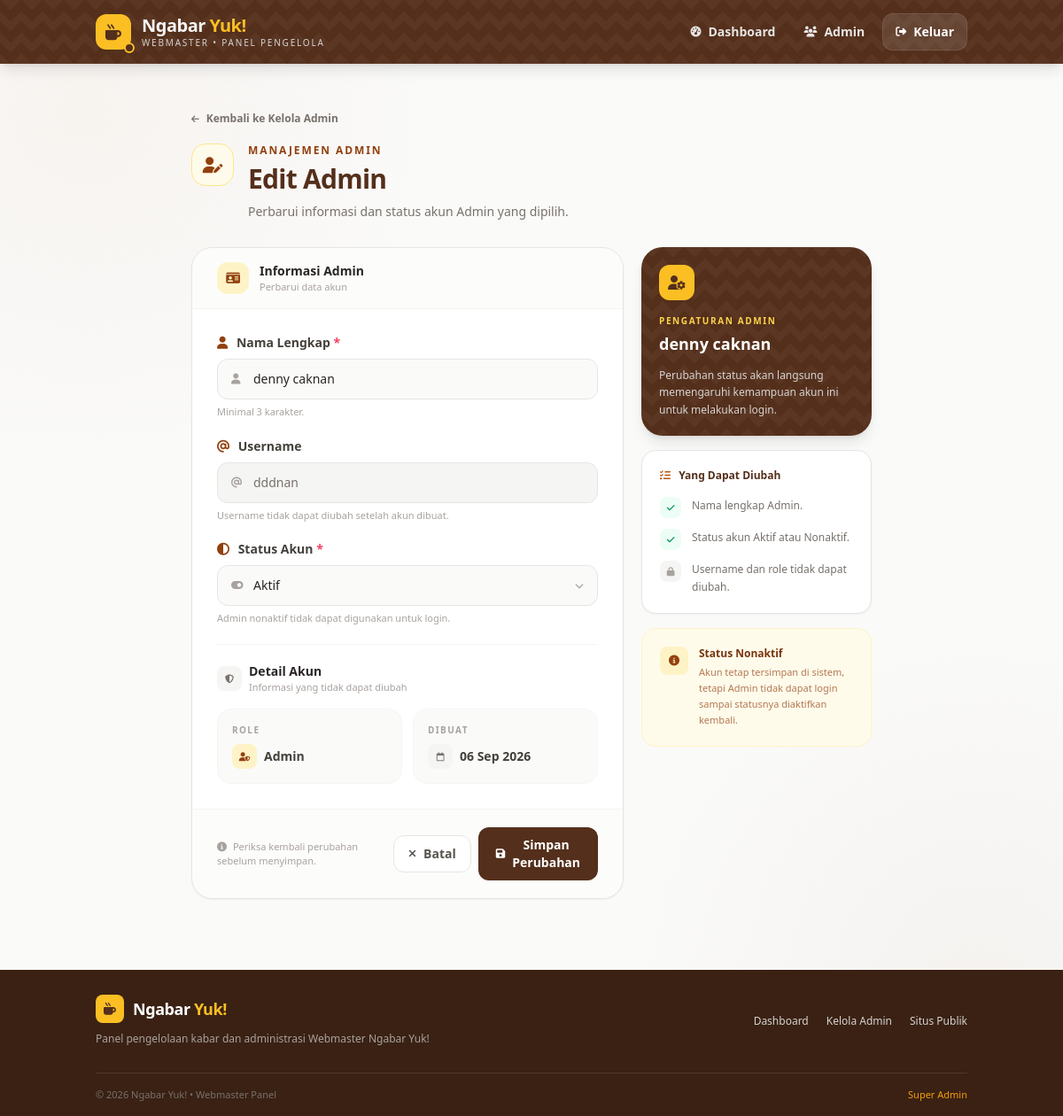
Screenshot of /webmasters/admin/update.php?id=3 (signed in) with the database file from the repository.
### tables this page shows
CREATE TABLE IF NOT EXISTS `users` (
  `id` int NOT NULL AUTO_INCREMENT,
  `nama` varchar(100) NOT NULL,
  `username` varchar(50) NOT NULL,
  `password` varchar(255) NOT NULL,
  `role` enum('admin','super_admin') NOT NULL DEFAULT 'admin',
  `status` enum('aktif','nonaktif') NOT NULL DEFAULT 'aktif',
  `created_at` timestamp NULL DEFAULT CURRENT_TIMESTAMP,
  PRIMARY KEY (`id`),
  UNIQUE KEY `username` (`username`)
);

### webmasters/admin/update.php (the view, shortened to what the rows shown need)
<?php
require_once '../../config.php';
$id = isset($_GET['id']) ? intval($_GET['id']) : 0;
$stmt = mysqli_prepare(
    $conn,
    "SELECT id, nama, username, role, status, created_at FROM users WHERE id = ? AND role = 'admin' LIMIT 1"
);
mysqli_stmt_bind_param($stmt, "i", $id);
mysqli_stmt_execute($stmt);
$result = mysqli_stmt_get_result($stmt);
$admin = mysqli_fetch_assoc($result);
?>
<!DOCTYPE html>
<html lang="id">
<head>
    <script src="https://cdn.tailwindcss.com"></script>
    <link rel="stylesheet"
        href="https://cdnjs.cloudflare.com/ajax/libs/font-awesome/6.4.0/css/all.min.css">
</head>
<body class="bg-stone-50 text-stone-800 font-sans antialiased min-h-screen flex flex-col">
    <main class="max-w-5xl w-full mx-auto px-5 py-8 md:py-12 flex-grow">
        <div class="max-w-3xl mx-auto">
            <div class="mb-7">
                <div class="flex items-start gap-4">
                    <div>
                        <h1 class="text-2xl md:text-3xl font-black text-[#542f1b] tracking-tight">
                            Edit Admin
                        </h1>
                    </div>
                </div>
            </div>
            <div class="grid grid-cols-1 lg:grid-cols-[1fr_260px] gap-5 items-start">
                <form method="POST"
                    action=""
                    class="bg-white border border-stone-200 rounded-3xl shadow-sm overflow-hidden">
                    <div class="p-6 md:p-7 space-y-5">
                        <div>
                            <div class="relative">
                                <input
                                    type="text"
                                    id="nama"
                                    name="nama"
                                    value="<?= htmlspecialchars($admin['nama']); ?>"
                                    placeholder="Masukkan nama lengkap"
                                    autocomplete="name"
                                    required
                                    class="form-field w-full pl-10 pr-4 py-3 bg-stone-50 border border-stone-200 rounded-xl text-sm text-stone-800 placeholder:text-stone-400 focus:outline-none focus:border-amber-600 focus:ring-4 focus:ring-amber-600/10">
                            </div>
                        </div>
                        <div>
                            <div class="relative">
                                <input
                                    type="text"
                                    id="username"
                                    value="<?= htmlspecialchars($admin['username']); ?>"
                                    disabled
                                    class="w-full pl-10 pr-4 py-3 bg-stone-100 border border-stone-200 rounded-xl text-sm text-stone-500 cursor-not-allowed">
                            </div>
                        </div>
                        <div>
                            <div class="relative">
                                <select
                                    id="status"
                                    name="status"
                                    required
                                    class="form-field appearance-none w-full pl-10 pr-10 py-3 bg-stone-50 border border-stone-200 rounded-xl text-sm text-stone-800 focus:outline-none focus:border-amber-600 focus:ring-4 focus:ring-amber-600/10">
                                    <option value="aktif" <?= $admin['status'] === 'aktif' ? 'selected' : ''; ?>>
                                        Aktif
                                    </option>
                                </select>
                            </div>
                        </div>
                        <div class="border-t border-stone-100 pt-5">
                            <div class="grid grid-cols-1 sm:grid-cols-2 gap-3">
                                <div class="rounded-2xl bg-stone-50 border border-stone-100 p-4">
                                    <div class="flex items-center gap-2 mt-2">
                                        <span class="w-7 h-7 rounded-lg bg-stone-100 text-stone-500 flex items-center justify-center">
                                            <i class="fa-regular fa-calendar text-[10px]"></i>
                                        </span>
                                        <span class="text-sm font-bold text-stone-700">
                                            <?= date('d M Y', strtotime($admin['created_at'])); ?>
                                        </span>
                                    </div>
                                </div>
                            </div>
                        </div>
                    </div>
                </form>
                <aside class="space-y-4">
                    <div class="bg-[#542f1b] text-white rounded-3xl p-5 shadow-lg shadow-stone-900/10 javanese-pattern">
                        <div class="w-10 h-10 rounded-xl bg-amber-400 text-[#542f1b] flex items-center justify-center mb-4">
                            <i class="fa-solid fa-user-gear"></i>
                        </div>
                        <p class="text-[10px] uppercase tracking-[0.16em] font-bold text-amber-300">
                            Pengaturan Admin
                        </p>
                        <h2 class="text-lg font-black mt-1">
                            <?= htmlspecialchars($admin['nama']); ?>
                        </h2>
                        <p class="text-xs text-stone-300 leading-relaxed mt-3">
                            Perubahan status akan langsung memengaruhi kemampuan akun ini untuk melakukan login.
                        </p>
                    </div>
                </aside>
            </div>
        </div>
    </main>
</body>
</html>

### rows the page displays
users: nama "denny caknan", username "dddnan", status "Aktif", created_at "06 Sep 2026"
